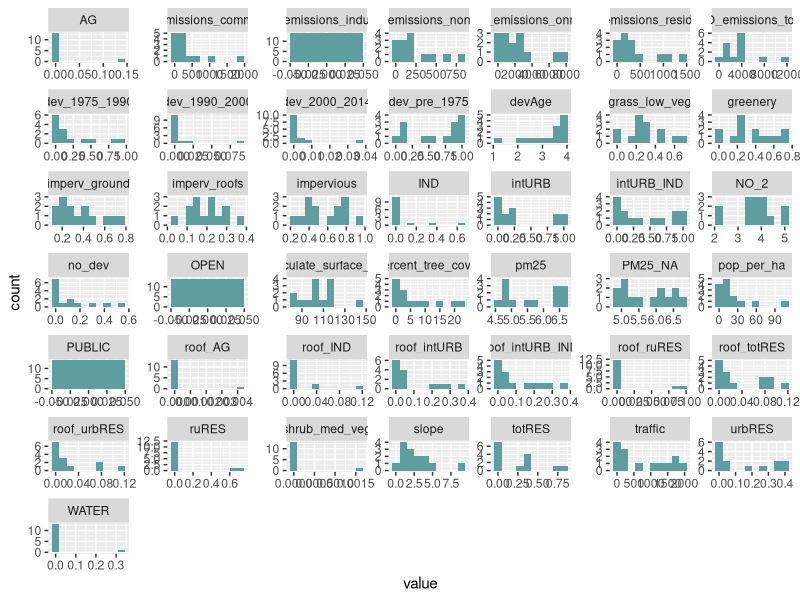
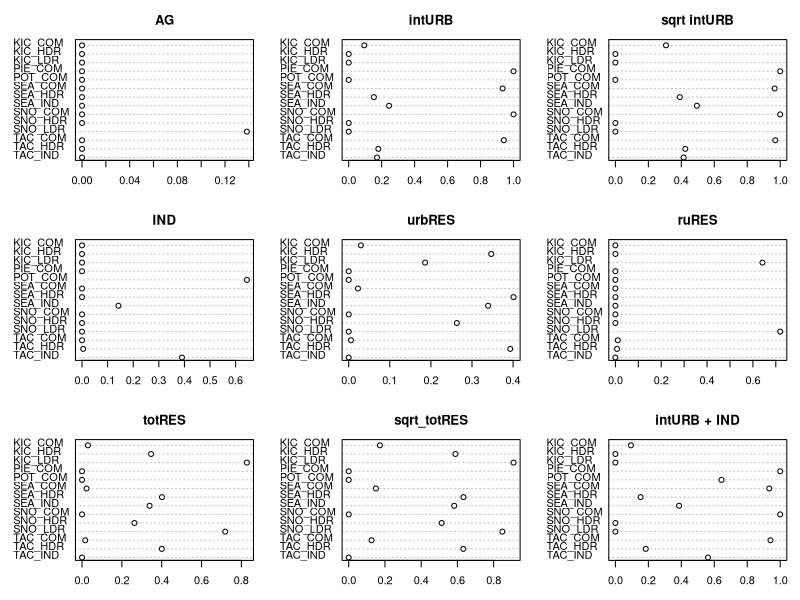
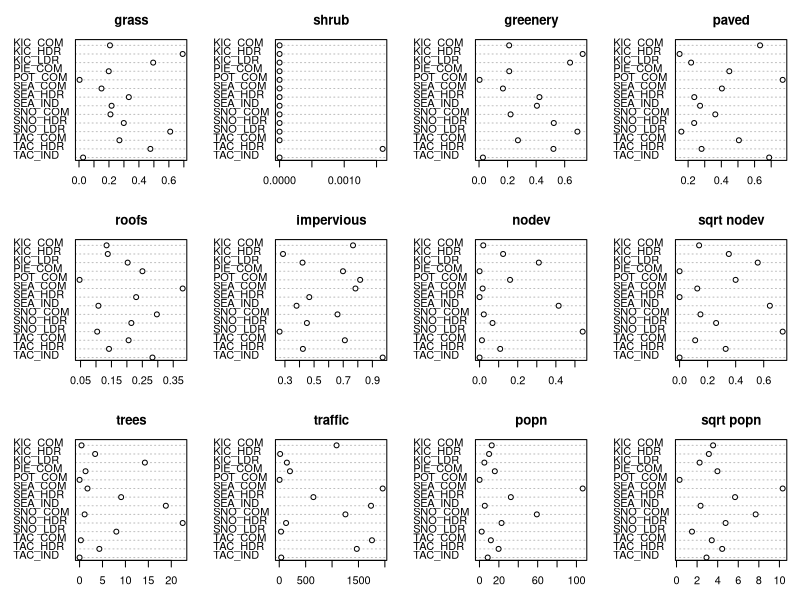
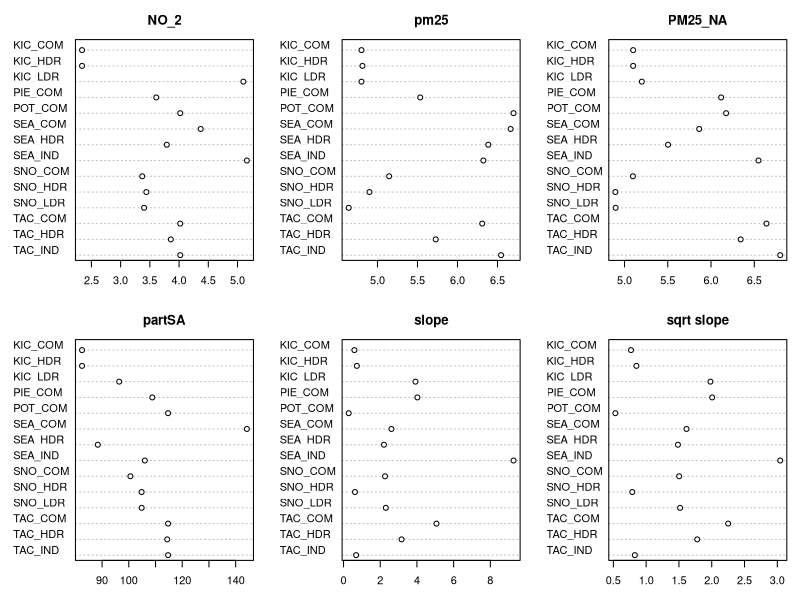
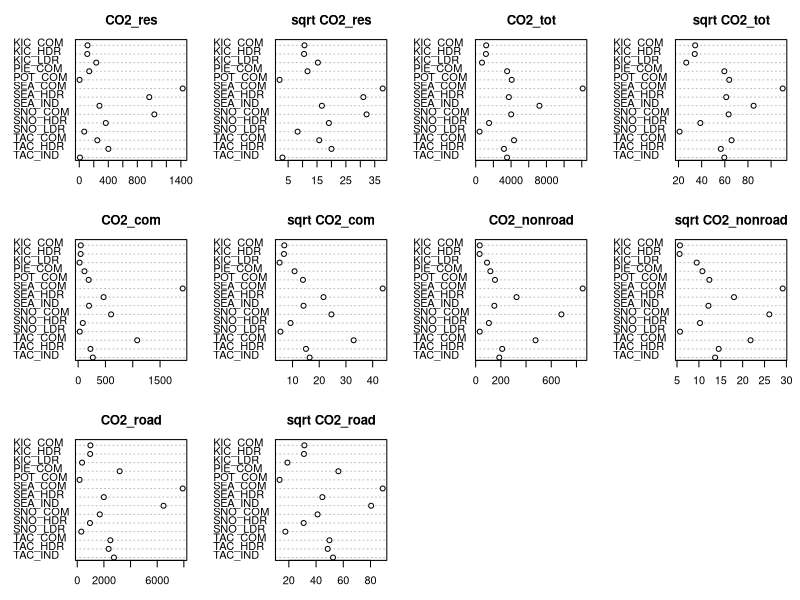
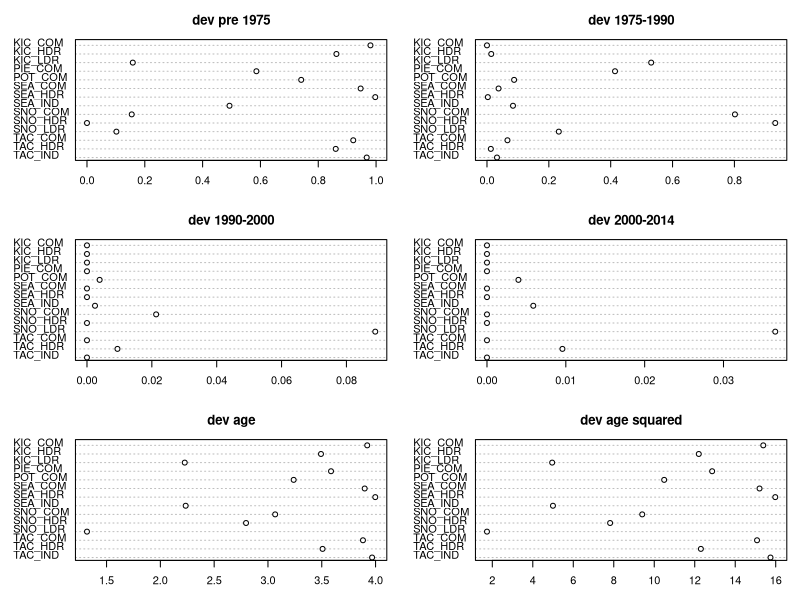
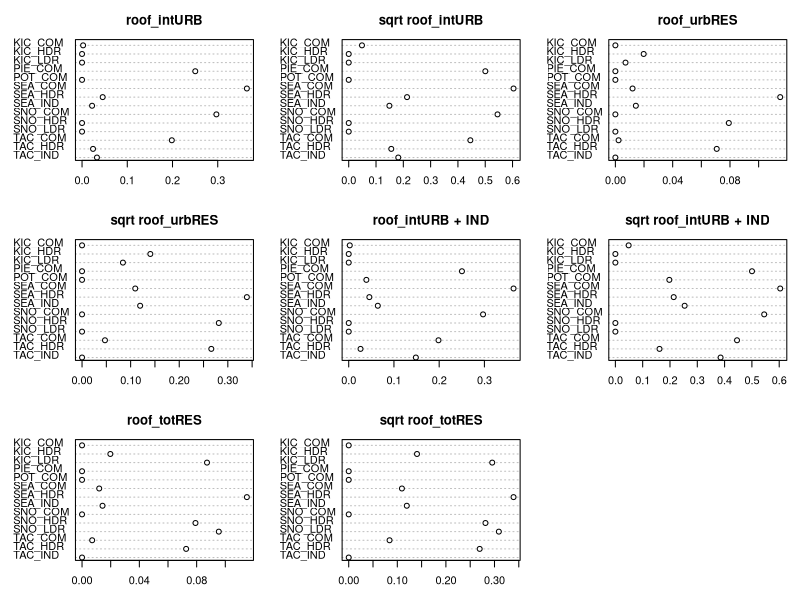

The R source for these figures, in order: (Note: this script raises an error after producing the figures.)
# Get raw spatial predictors and prepare them by standardizing as needed.
# Note that this version obtains the raw spatial predictors extracted directly from Earth Engine,
# rather than the spatial predictors in the python notebook, that were copied and pasted into a csv file.

# Additionally, v4 also processes landuse percentage predictors, with landuse based on WA commerce landuses

# avg_AADT = average annual daily traffic

# Author: Eva Dusek Jennings
# Date: July 29, 2021
#---------------------------------------------

library(tidyverse)
library(here)
#library(magrittr)

sp <- read.csv(file=here("data", "spatial_predictors_raw.csv")) %>%
  dplyr::rename(location=Location_N) %>%   #rename column "Location_N" to "location"
  dplyr::filter(! (location %in% c("POSOUTFALL_60",  #remove the following sites: Port of Seattle outfall (unrepresentative of other watersheds)
                            "PIEHIRES_OUT",   #                            Pierce County High Residential (data were collected in the middle of a stream)
                            "PIELORES_OUT"))) %>%  #                            Pierce County Low Residential (data collected in the middle of a stream)  
                    #NOTE: Centering and scaling happen in this script, so the mean & sd for standardization will NOT include these sites.
  dplyr::mutate(loc = case_when(  #add shorthand location names
    location == "KICLDRS8D_OUT" ~ "KIC_LDR",
    location == "KICHDRS8D_OUT" ~ "KIC_HDR",
    location == "KICCOMS8D_OUT" ~ "KIC_COM",
    location == "SEAI1S8D_OUT" ~ "SEA_IND",
    location == "SEAC1S8D_OUT" ~ "SEA_COM",
    location == "SEAR1S8D_OUT" ~ "SEA_HDR",
    location == "SNO_COM" ~ "SNO_COM",
    location == "SNO_LDR" ~ "SNO_LDR",
    location == "SNO_HDR" ~ "SNO_HDR",
    location == "TAC001S8D_OF235" ~ "TAC_COM",
    location == "TAC003S8D_OF245" ~ "TAC_IND",
    location == "TFWFD1" ~ "TAC_HDR",
    location == "PIECOMM_OUT" ~ "PIE_COM",
    location == "POT564S8D_OUT" ~ "POT_COM"
    ))
 

#create a new column for proportion of development by age as a continuous variable, where the larger
#  the number, the larger the proportion of old development.  Numbers close to 0 either have very new
#  development, or very little development.
sp$devAge <- 4*sp$dev_pre_1975 + 3*sp$dev_1975_1990 + 2*sp$dev_1990_2000 + 1*sp$dev_2000_2014

#combine some similar categories
sp$totRES <- sp$ruRES + sp$urbRES  #urban + rural residential
sp$intURB_IND <- sp$intURB + sp$IND  #intensive urban + industrial
sp$roof_intURB_IND <- sp$roof_intURB + sp$roof_IND  #roofs: intensive urban + industrial
sp$roof_totRES <- sp$roof_ruRES + sp$roof_urbRES  #roofs: intensive urban + industrial
sp$greenery <- sp$grass_low_veg + sp$shrub_med_veg + sp$percent_tree_cover/100  #low, med and high veg

#look at histograms of the data; determine which columns require log-transformation;
#  look for explanatory variables that have extreme observations; these will likely need
#  a transformation applied to them
ggplot(gather(subset(sp, select=-c(location, loc))), aes(value)) +
  geom_histogram(bins=10, fill = "cadetBlue") +
  facet_wrap(~key, scales = "free")

sp$loc <- as.factor(sp$loc)

#use cleveland dotcharts to determine which predictors have extreme values and thus require xforms
op <- par(mfrow=c(3,3), mar=c(3,3,3,1))
dotchart(sp$AG, main="AG", group=sp$loc)  #agriculture and silviculture
#dotchart(sqrt(sp$AG), main="sqrtAG", group=sp$loc)  #agriculture
dotchart(sp$intURB, main="intURB", group=sp$loc)  #intensive urban
dotchart(sqrt(sp$intURB), main="sqrt intURB", group=sp$loc)  #intensive urban
#dotchart(log(sp$intURB), main="logIntURB", group=sp$loc)  #intensive urban
dotchart(sp$IND, main="IND", group=sp$loc)  #industrial
dotchart(sp$urbRES, main="urbRES", group=sp$loc)  #urban residential
dotchart(sp$ruRES, main="ruRES", group=sp$loc)  #rural residential
dotchart(sp$totRES, main="totRES", group=sp$loc)  #total residential (urban + rural res)
dotchart(sqrt(sp$totRES), main="sqrt_totRES", group=sp$loc)  #total residential (urban + rural res)
dotchart(sp$intURB_IND, main="intURB + IND", group=sp$loc)
#looks like the following require strong transformations: 
#the following may require weak transformations: intURB
#the following are uninformative b/c of low data quantities: AG, ruRES, IND
#transformations applied: sqrt(intURB), sqrt(totRES); keep intURB and totRES as well
#1. predictors to keep: intURB, sqrt(intURB), urbRES, totRES, sqrt(totRES), intURB+IND

op <- par(mfrow=c(3,4), mar=c(3,3,3,1))
dotchart(sp$grass_low_veg, main="grass", group=sp$loc)  
dotchart(sp$shrub_med_veg, main="shrub", group=sp$loc) 
dotchart(sp$greenery, main="greenery", group=sp$loc)
dotchart(sp$imperv_ground, main="paved", group=sp$loc)  
dotchart(sp$imperv_roofs, main="roofs", group=sp$loc)  
dotchart(sp$impervious, main="impervious", group=sp$loc)
#dotchart(log(sp$no_dev*100+1), main="log_nodev", group=sp$loc)  
dotchart(sp$no_dev, main="nodev", group=sp$loc)  
dotchart(sqrt(sp$no_dev), main="sqrt nodev", group=sp$loc)  
dotchart(sp$percent_tree_cover, main="trees", group=sp$loc)  
dotchart(sp$traffic, main="traffic", group=sp$loc)  
dotchart(sp$pop_per_ha, main="popn", group=sp$loc) 
dotchart(sqrt(sp$pop_per_ha), main="sqrt popn", group=sp$loc) 
#dotchart(log(sp$pop_per_ha), main="log popn", group=sp$loc)  #too much
#looks like the following require strong transformations:
#the following may require weak transformations: nodev, popn
#the following are uninformative b/c of low data quantities: shrub
#transformations: sqrt(popn), sqrt(nodev); keep nodev as well...
#2. predictors to keep: grass, greenery, paved, roofs, impervious, sqrt(nodev), nodev,
#   trees, traffic, sqrt(popn)

op <- par(mfrow=c(2,3), mar=c(3,3,3,1))
dotchart(sp$NO_2, main="NO_2", group=sp$loc)
dotchart(sp$pm25, main="pm25", group=sp$loc)  
dotchart(sp$PM25_NA, main="PM25_NA", group=sp$loc)  
dotchart(sp$particulate_surface_area, main="partSA", group=sp$loc)
#dotchart(sqrt(sp$particulate_surface_area), main="sqrt partSA", group=sp$loc)  #no improvement on partSA
dotchart(sp$slope, main="slope", group=sp$loc)
dotchart(sqrt(sp$slope), main="sqrt slope", group=sp$loc)
#looks like the following require strong transformations:
#the following may require weak transformations: nodev, slope, partSA
#the following are uninformative b/c of low data quantities: shrub
#transformations: sqrt(slope); keep slope as well...
#3. predictors to keep: NO_2, pm25, PM25_NA, partSA, slope, sqrt(slope)

par(mfrow=c(3,4))
dotchart(sp$CO_emissions_residential, main="CO2_res", group=sp$loc)
dotchart(sqrt(sp$CO_emissions_residential), main="sqrt CO2_res", group=sp$loc)
dotchart(sp$CO_emissions_total, main="CO2_tot", group=sp$loc)
dotchart(sqrt(sp$CO_emissions_total), main="sqrt CO2_tot", group=sp$loc)
dotchart(sp$CO_emissions_commercial, main="CO2_com", group=sp$loc)
dotchart(sqrt(sp$CO_emissions_commercial), main="sqrt CO2_com", group=sp$loc)
dotchart(sp$CO_emissions_nonroad, main="CO2_nonroad", group=sp$loc)
dotchart(sqrt(sp$CO_emissions_nonroad), main="sqrt CO2_nonroad", group=sp$loc)
dotchart(sp$CO_emissions_onroad, main="CO2_road", group=sp$loc)
dotchart(sqrt(sp$CO_emissions_onroad), main="sqrt CO2_road", group=sp$loc)
#the following are uninformative b/c of low data quantities: CO_emissions_industrial
#transformations: sqrt(CO2_res), sqrt(CO2_tot); sqrt(CO2_road), sqrt(CO2_nonroad), sqrt(CO2_com); 
#     keep CO2_tot as well...
#4. predictors to keep: sqrt(CO2_res), CO2_tot, sqrt(CO2_tot), sqrt(CO2_road), sqrt(CO2_nonroad), 
#     sqrt(CO2_com)

par(mfrow=c(3,2))
#dotchart(sp$no_dev, main="nodev", group=sp$loc)  
dotchart(sp$dev_pre_1975, main="dev pre 1975", group=sp$loc)  
dotchart(sp$dev_1975_1990, main="dev 1975-1990", group=sp$loc)  
dotchart(sp$dev_1990_2000, main="dev 1990-2000", group=sp$loc)  
dotchart(sp$dev_2000_2014, main="dev 2000-2014", group=sp$loc)  
dotchart(sp$devAge, main="dev age", group=sp$loc)  
# dotchart(sqrt(sp$devAge), main="sqrt dev age", group=sp$loc)
# dotchart(log(sp$devAge), main="ln dev age", group=sp$loc)
# dotchart(exp(sp$devAge), main="exp dev age", group=sp$loc)
dotchart((sp$devAge)^2, main="dev age squared", group=sp$loc)
#transformations: devAge^2; keep devAge as well...
#5. predictors to keep: dev_pre_1975, dev_1975_1990, dev_1990_2000, dev_2000_2014,
#   devAge, devAge2

par(mfrow=c(3,3))
#dotchart(sp$roof_AG, main="roof_AG", group=sp$loc)  #only one site, with very low proportion; don't use!
#dotchart(sp$roof_IND, main="roof_IND", group=sp$loc)  
dotchart(sp$roof_intURB, main="roof_intURB", group=sp$loc)  
dotchart(sqrt(sp$roof_intURB), main="sqrt roof_intURB", group=sp$loc)  
#dotchart(sp$roof_ruRES, main="roof_ruRES", group=sp$loc)  
dotchart(sp$roof_urbRES, main="roof_urbRES", group=sp$loc) 
dotchart(sqrt(sp$roof_urbRES), main="sqrt roof_urbRES", group=sp$loc) 
dotchart(sp$roof_intURB_IND, main="roof_intURB + IND", group=sp$loc)
dotchart(sqrt(sp$roof_intURB_IND), main="sqrt roof_intURB + IND", group=sp$loc)
dotchart(sp$roof_totRES, main="roof_totRES", group=sp$loc)
dotchart(sqrt(sp$roof_totRES), main="sqrt roof_totRES", group=sp$loc)
#looks like the following require strong transformations:
#the following may require weak transformations: roof_intURB, roof_urbRES, roof_intURB+IND, roof_totRES
#the following are uninformative b/c of low data quantities: roof_AG, roof_IND, roof_ruRES
#transformations: sqrt(roof_intURB), sqrt(roof_urbRES), sqrt(roof_intURB+IND); sqrt(roof_totRES);
#  keep untransformed versions as well, to see if untransformed data fit well for various COCs
#6. predictors to keep: roof_intURB, sqrt(roof_intURB), roof_urbRES, sqrt(roof_urbRES),
#   roof_intURB+IND, sqrt(roof_intURB+IND), roof_totRES, sqrt(roof_totRES)




#create new columns for transformed data
sp_t <- sp %>%
  dplyr::relocate(location, loc) %>%  #relocate "location" column to first column
  # dplyr::select(-c(loc)) %>%  #remove temporary column "loc"
  dplyr::rename(roofs=imperv_roofs, 
                paved=imperv_ground,
                trees=percent_tree_cover,
                nodev=no_dev,
                grass=grass_low_veg,
                popn=pop_per_ha,
                no2=NO_2,
                CO2_res=CO_emissions_residential,
                CO2_tot=CO_emissions_total,
                CO2_com=CO_emissions_commercial,
                CO2_road=CO_emissions_onroad,
                CO2_nonroad=CO_emissions_nonroad,
                pm25_na=PM25_NA,
                partSA=particulate_surface_area
                ) %>%
  dplyr::mutate(sqrt_intURB=sqrt(intURB),
                sqrt_totRES=sqrt(totRES),
                sqrt_nodev=sqrt(nodev),
                sqrt_popn=sqrt(popn),
                sqrt_slope=sqrt(slope),
                sqrt_CO2_res=sqrt(CO2_res),
                sqrt_CO2_tot=sqrt(CO2_tot),
                sqrt_CO2_com=sqrt(CO2_com),
                sqrt_CO2_road=sqrt(CO2_road),
                sqrt_CO2_nonroad=sqrt(CO2_nonroad),
                devAge2=devAge^2,
                sqrt_roof_intURB=sqrt(roof_intURB),
                sqrt_roof_urbRES=sqrt(roof_urbRES),
                sqrt_roof_intURB_IND=sqrt(roof_intURB_IND),
                sqrt_roof_totRES=sqrt(roof_totRES)
  ) %>%
  dplyr::select(location,
                loc,
                ruRES,
                urbRES,
                totRES, #sqrt_totRES,
                intURB, #sqrt_intURB,
                intURB_IND,
                grass,
                greenery,
                paved,
                roofs,
                impervious,
                nodev, #sqrt_nodev,
                trees,
                traffic,
                sqrt_popn,
                no2,
                #pm25,
                pm25_na,
                partSA,
                sqrt_slope, #slope,
                sqrt_CO2_res,
                #CO2_tot, 
                sqrt_CO2_tot,
                sqrt_CO2_com,
                sqrt_CO2_road,
                sqrt_CO2_nonroad,
                #dev_pre_1975,
                #dev_1975_1990,
                #dev_1990_2000,
                #dev_2000_2014,
                #devAge, 
                devAge2,
                roof_intURB, #sqrt_roof_intURB,
                roof_urbRES, #sqrt_roof_urbRES,
                roof_intURB_IND, #sqrt_roof_intURB_IND,
                roof_totRES #sqrt_roof_totRES,
                #AG
  )
                
              

  #1. predictors to keep: intURB, sqrt(intURB), urbRES, totRES, sqrt(totRES), intURB+IND
  #2. predictors to keep: grass, greenery, paved, roofs, impervious, sqrt(nodev), nodev,
  #   trees, traffic, sqrt(popn)
  #3. predictors to keep: NO_2, pm25, PM25_NA, partSA, slope, sqrt(slope)
  #4. predictors to keep: sqrt(CO2_res), CO2_tot, sqrt(CO2_tot), sqrt(CO2_road), sqrt(CO2_nonroad), 
  #     sqrt(CO2_com)
  #5. predictors to keep: dev_pre_1975, dev_1975_1990, dev_1990_2000, dev_2000_2014,
  #   devAge, devAge2
  #6. predictors to keep: roof_intURB, sqrt(roof_intURB), roof_urbRES, sqrt(roof_urbRES),
  #   roof_intURB_IND, sqrt(roof_intURB_IND), roof_totRES, sqrt(roof_totRES)
  
  
  
sp_means <- sp_sds <- rep(NA, ncol(sp_t))
sp_means[3:ncol(sp_t)] <- colMeans(sp_t[, 3:ncol(sp_t)])
sp_sds[3:ncol(sp_t)] <- apply(sp_t[,3:ncol(sp_t)], 2, sd)

sp_std <- t((t(sp_t[, 3:ncol(sp_t)])-sp_means[3:ncol(sp_t)])/sp_sds[3:ncol(sp_t)])
# sp_std <- data.frame(location=as.factor(sp_t[,c("location")]), sp_std) %>%
#   dplyr::select(c(location,
# #                  loc,
#                   sqrtAG_std=sqrtAG, 
#                   logCOM_std=logCOM, 
#                   IND_std=IND, 
#                   OPEN_std=OPEN, 
#                   sqrtRES_std=sqrtRES, 
#                   TRANS_std=TRANS, 
#                   logCOM_IND_std=logCOM_IND,
#                   dev_pre_1975_std=dev_pre_1975, 
#                   dev_1975_1990_std=dev_1975_1990, 
#                   dev_1990_2000_std=dev_1990_2000, 
#                   dev_2000_2014_std=dev_2000_2014, 
#                   grass_std=grass, 
#                   paved_std=paved, 
#                   roofs_std=roofs, 
#                   impervious_std=impervious,
#                   no2_std=no2,
#                   sqrtNodev_std=sqrtNodev, 
#                   logTrees_std=logTrees,
#                   pm25_std=pm25, 
#                   sqrtSlope_std=sqrtSlope, 
#                   sqrtPopn_std=sqrtPopn, 
#                   logTraffic_std=logTraffic,
#                   roof_AG_std=roof_AG,
#                   roof_COM_std=roof_COM,
#                   roof_IND_std=roof_IND,
#                   roof_RES_std=roof_RES,
#                   roof_TRANS_std=roof_TRANS,
#                   roof_nonRES_std=roof_nonRES,
#                   roof_COM_IND_std=roof_COM_IND,
#                   devAge2_std=devAge2
#                   ))#%>%
#   # dplyr::relocate(dev_pre_1975_std, .before=dev_1975_1990_std) %>%
#   # dplyr::relocate(logCOM_std, .after=AG_std)

sp_std <- data.frame(location=as.factor(sp_t[,c("location")]), loc=as.factor(sp_t[,c("loc")]), sp_std)
  
# sp_final <- cbind(sp_std, select(sp_t, -c("location"))) %>%
#   dplyr::relocate(loc, location)

sp_final <- sp_std

write.csv(sp_final, here("processed_data", "spatial_predictors_standardized.csv"), row.names=FALSE)


#---------#
#  plots  #
#---------#

#untransformed predictors
op <- par(mfrow=c(6,5), mar=c(1,1,1,1), oma=c(0,0,0,0), xaxt="n", cex.main=1.5)
dotchart(sp$urbRES, main="urbRES", group=sp$loc)  #urban residential
dotchart(sp$ruRES, main="ruRES", group=sp$loc)  #rural residential
dotchart(sp$totRES, main="totRES", group=sp$loc)  #total residential (urban + rural res)
dotchart(sp$intURB, main="intURB", group=sp$loc, yaxt="n")  #intensive urban
dotchart(sp$IND, main="IND", group=sp$loc)  #industrial
dotchart(sp$intURB_IND, main="intURB_IND", group=sp$loc)
dotchart(sp$grass_low_veg, main="grass", group=sp$loc)  
dotchart(sp$greenery, main="greenery", group=sp$loc)
dotchart(sp$percent_tree_cover, main="trees", group=sp$loc)  
dotchart(sp$no_dev, main="nodev", group=sp$loc)  
dotchart(sp$impervious, main="impervious", group=sp$loc)
dotchart(sp$imperv_ground, main="paved", group=sp$loc)  
dotchart(sp$imperv_roofs, main="roofs", group=sp$loc)  
dotchart(sp$traffic, main="traffic", group=sp$loc)  
dotchart(sp$pop_per_ha, main="popn", group=sp$loc) 
dotchart(sp$NO_2, main="NO_2", group=sp$loc)
dotchart(sp$PM25_NA, main="PM25_NA", group=sp$loc)  
dotchart(sp$particulate_surface_area, main="partSA", group=sp$loc)
dotchart(sp$slope, main="slope", group=sp$loc)
dotchart(sp$CO_emissions_residential, main="CO2_res", group=sp$loc)
dotchart(sp$CO_emissions_total, main="CO2_tot", group=sp$loc)
dotchart(sp$CO_emissions_commercial, main="CO2_com", group=sp$loc)
dotchart(sp$CO_emissions_nonroad, main="CO2_nonroad", group=sp$loc)
dotchart(sp$CO_emissions_onroad, main="CO2_road", group=sp$loc)
dotchart(sp$devAge, main="dev age", group=sp$loc)  
dotchart(sp$roof_intURB, main="roof_intURB", group=sp$loc)  
dotchart(sp$roof_ruRES, main="roof_ruRES", group=sp$loc)  
dotchart(sp$roof_urbRES, main="roof_urbRES", group=sp$loc) 
dotchart(sp$roof_intURB_IND, main="roof_intURB_IND", group=sp$loc)
dotchart(sp$roof_totRES, main="roof_totRES", group=sp$loc)


#transformed predictors
op <- par(mfrow=c(6,5), mar=c(1,1,1,1), oma=c(0,0,0,0), xaxt="n", cex.main=1.5)
#dotchart(sqrt(sp$totRES), main="sqrt_totRES", group=sp$loc)  #total residential (urban + rural res)
#dotchart(sqrt(sp$intURB), main="sqrt_intURB", group=sp$loc, yaxt="n")  #intensive urban
#dotchart(sqrt(sp$no_dev), main="sqrt_nodev", group=sp$loc)  
dotchart(sqrt(sp$pop_per_ha), main="sqrt_popn", group=sp$loc) 
dotchart(sqrt(sp$slope), main="sqrt_slope", group=sp$loc)
dotchart(sqrt(sp$CO_emissions_residential), main="sqrt_CO2_res", group=sp$loc)
dotchart(sqrt(sp$CO_emissions_total), main="sqrt_CO2_tot", group=sp$loc)
dotchart(sqrt(sp$CO_emissions_commercial), main="sqrt_CO2_com", group=sp$loc)
dotchart(sqrt(sp$CO_emissions_nonroad), main="sqrt_CO2_nonroad", group=sp$loc)
dotchart(sqrt(sp$CO_emissions_onroad), main="sqrt_CO2_road", group=sp$loc)
dotchart((sp$devAge)^2, main="devAge^2", group=sp$loc)  
#dotchart(sqrt(sp$roof_intURB), main="sqrt_roof_intURB", group=sp$loc)  
#dotchart(sqrt(sp$roof_urbRES), main="sqrt_roof_urbRES", group=sp$loc) 
#dotchart(sqrt(sp$roof_intURB_IND), main="sqrt_roof_intURB_IND", group=sp$loc)
#dotchart(sqrt(sp$roof_totRES), main="sqrt_roof_totRES", group=sp$loc)
              
